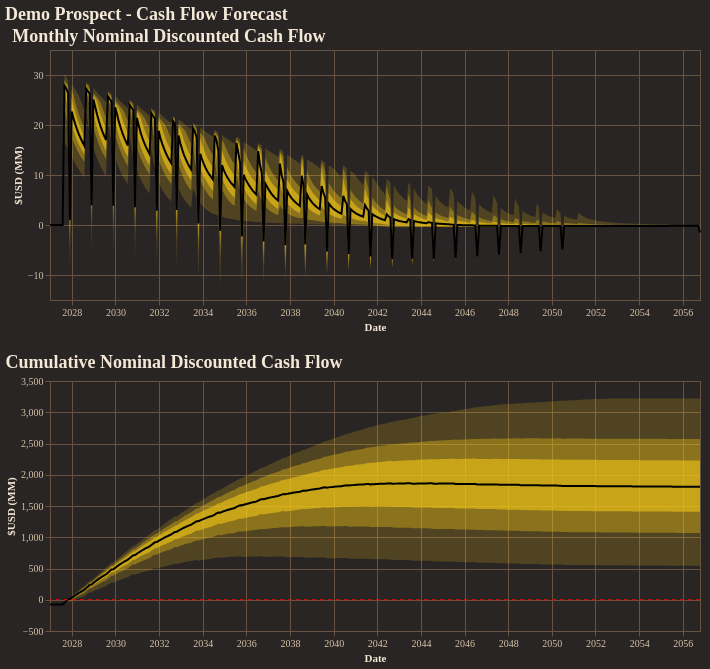

The code cell stored with this chart in its notebook:
### Code cell
fig = reporter.plotter.combined_cash_flow_plot(
    figsize=(650, 250),
    backend=PLOTTING_BACKEND
)
fig.show()

### Figure 1 — Vega-Lite specification as saved in the notebook (floating-point values rounded to 4 significant figures; data arrays with more than 128 entries replaced by an {"elided": "..."} marker saying what was removed)
{"config": {"background": "#292524", "view": {"fill": "#292524", "stroke": "#665340"}, "title": {"color": "#f4e9d7", "font": "Merriweather", "fontSize": 18, "fontWeight": 600, "subtitleColor": "#d5c2a6", "anchor": "start"}, "axis": {"domainColor": "#665340", "gridColor": "#665340", "tickColor": "#665340", "labelColor": "#d5c2a6", "titleColor": "#f4e9d7", "labelFont": "Merriweather", "titleFont": "Merriweather"}, "legend": {"titleColor": "#f4e9d7", "labelColor": "#d5c2a6", "labelFont": "Merriweather", "titleFont": "Merriweather", "orient": "top-right", "symbolType": "circle"}, "header": {"labelColor": "#d5c2a6", "titleColor": "#f4e9d7", "labelFont": "Merriweather", "titleFont": "Merriweather"}, "mark": {"color": "#c78d3b"}, "line": {"color": "#c78d3b"}, "bar": {"color": "#c78d3b"}, "point": {"color": "#ddb06d"}, "area": {"color": "#c78d3b", "opacity": 0.35}, "text": {"color": "#f4e9d7", "font": "Merriweather"}, "range": {"category": ["#5DA5DA", "#F28E2B", "#59C36A", "#E15759", "#B07AA1", "#4ECDC4", "#FF9DA7", "#EDC948"]}}, "vconcat": [{"layer": [{"mark": {"type": "area", "color": "rgba(250, 204, 21, 1.0)", "opacity": 0.18}, "encoding": {"tooltip": [{"field": "date", "title": "Date", "type": "temporal"}, {"field": "p01", "format": ",.2f", "title": "P01", "type": "quantitative"}, {"field": "p10", "format": ",.2f", "title": "P10", "type": "quantitative"}, {"field": "p25", "format": ",.2f", "title": "P25", "type": "quantitative"}, {"field": "p50", "format": ",.2f", "title": "P50", "type": "quantitative"}, {"field": "p75", "format": ",.2f", "title": "P75", "type": "quantitative"}, {"field": "p90", "format": ",.2f", "title": "P90", "type": "quantitative"}, {"field": "p99", "format": ",.2f", "title": "P99", "type": "quantitative"}], "x": {"field": "date", "title": "Date", "type": "temporal"}, "y": {"field": "p01", "title": "$USD (MM)", "type": "quantitative"}, "y2": {"field": "p99"}}}, {"mark": {"type": "area", "color": "rgba(250, 204, 21, 1.0)", "opacity": 0.35}, "encoding": {"tooltip": [{"field": "date", "title": "Date", "type": "temporal"}, {"field": "p01", "format": ",.2f", "title": "P01", "type": "quantitative"}, {"field": "p10", "format": ",.2f", "title": "P10", "type": "quantitative"}, {"field": "p25", "format": ",.2f", "title": "P25", "type": "quantitative"}, {"field": "p50", "format": ",.2f", "title": "P50", "type": "quantitative"}, {"field": "p75", "format": ",.2f", "title": "P75", "type": "quantitative"}, {"field": "p90", "format": ",.2f", "title": "P90", "type": "quantitative"}, {"field": "p99", "format": ",.2f", "title": "P99", "type": "quantitative"}], "x": {"field": "date", "title": "Date", "type": "temporal"}, "y": {"field": "p10", "title": "$USD (MM)", "type": "quantitative"}, "y2": {"field": "p90"}}}, {"mark": {"type": "area", "color": "rgba(250, 204, 21, 1.0)", "opacity": 0.55}, "encoding": {"tooltip": [{"field": "date", "title": "Date", "type": "temporal"}, {"field": "p01", "format": ",.2f", "title": "P01", "type": "quantitative"}, {"field": "p10", "format": ",.2f", "title": "P10", "type": "quantitative"}, {"field": "p25", "format": ",.2f", "title": "P25", "type": "quantitative"}, {"field": "p50", "format": ",.2f", "title": "P50", "type": "quantitative"}, {"field": "p75", "format": ",.2f", "title": "P75", "type": "quantitative"}, {"field": "p90", "format": ",.2f", "title": "P90", "type": "quantitative"}, {"field": "p99", "format": ",.2f", "title": "P99", "type": "quantitative"}], "x": {"field": "date", "title": "Date", "type": "temporal"}, "y": {"field": "p25", "title": "$USD (MM)", "type": "quantitative"}, "y2": {"field": "p75"}}}, {"mark": {"type": "line", "color": "black", "strokeWidth": 2}, "encoding": {"tooltip": [{"field": "date", "title": "Date", "type": "temporal"}, {"field": "p01", "format": ",.2f", "title": "P01", "type": "quantitative"}, {"field": "p10", "format": ",.2f", "title": "P10", "type": "quantitative"}, {"field": "p25", "format": ",.2f", "title": "P25", "type": "quantitative"}, {"field": "p50", "format": ",.2f", "title": "P50", "type": "quantitative"}, {"field": "p75", "format": ",.2f", "title": "P75", "type": "quantitative"}, {"field": "p90", "format": ",.2f", "title": "P90", "type": "quantitative"}, {"field": "p99", "format": ",.2f", "title": "P99", "type": "quantitative"}], "x": {"field": "date", "title": "Date", "type": "temporal"}, "y": {"field": "p50", "title": "$USD (MM)", "type": "quantitative"}}}], "data": {"name": "data-b84872612d5e23693fea1c9f475b339c"}, "height": 250, "title": "Monthly Nominal Discounted Cash Flow", "width": 650}, {"layer": [{"layer": [{"mark": {"type": "area", "color": "rgba(250, 204, 21, 1.0)", "opacity": 0.18}, "encoding": {"tooltip": [{"field": "date", "title": "Date", "type": "temporal"}, {"field": "p01", "format": ",.2f", "title": "P01", "type": "quantitative"}, {"field": "p10", "format": ",.2f", "title": "P10", "type": "quantitative"}, {"field": "p25", "format": ",.2f", "title": "P25", "type": "quantitative"}, {"field": "p50", "format": ",.2f", "title": "P50", "type": "quantitative"}, {"field": "p75", "format": ",.2f", "title": "P75", "type": "quantitative"}, {"field": "p90", "format": ",.2f", "title": "P90", "type": "quantitative"}, {"field": "p99", "format": ",.2f", "title": "P99", "type": "quantitative"}], "x": {"field": "date", "title": "Date", "type": "temporal"}, "y": {"field": "p01", "title": "$USD (MM)", "type": "quantitative"}, "y2": {"field": "p99"}}}, {"mark": {"type": "area", "color": "rgba(250, 204, 21, 1.0)", "opacity": 0.35}, "encoding": {"tooltip": [{"field": "date", "title": "Date", "type": "temporal"}, {"field": "p01", "format": ",.2f", "title": "P01", "type": "quantitative"}, {"field": "p10", "format": ",.2f", "title": "P10", "type": "quantitative"}, {"field": "p25", "format": ",.2f", "title": "P25", "type": "quantitative"}, {"field": "p50", "format": ",.2f", "title": "P50", "type": "quantitative"}, {"field": "p75", "format": ",.2f", "title": "P75", "type": "quantitative"}, {"field": "p90", "format": ",.2f", "title": "P90", "type": "quantitative"}, {"field": "p99", "format": ",.2f", "title": "P99", "type": "quantitative"}], "x": {"field": "date", "title": "Date", "type": "temporal"}, "y": {"field": "p10", "title": "$USD (MM)", "type": "quantitative"}, "y2": {"field": "p90"}}}, {"mark": {"type": "area", "color": "rgba(250, 204, 21, 1.0)", "opacity": 0.55}, "encoding": {"tooltip": [{"field": "date", "title": "Date", "type": "temporal"}, {"field": "p01", "format": ",.2f", "title": "P01", "type": "quantitative"}, {"field": "p10", "format": ",.2f", "title": "P10", "type": "quantitative"}, {"field": "p25", "format": ",.2f", "title": "P25", "type": "quantitative"}, {"field": "p50", "format": ",.2f", "title": "P50", "type": "quantitative"}, {"field": "p75", "format": ",.2f", "title": "P75", "type": "quantitative"}, {"field": "p90", "format": ",.2f", "title": "P90", "type": "quantitative"}, {"field": "p99", "format": ",.2f", "title": "P99", "type": "quantitative"}], "x": {"field": "date", "title": "Date", "type": "temporal"}, "y": {"field": "p25", "title": "$USD (MM)", "type": "quantitative"}, "y2": {"field": "p75"}}}, {"mark": {"type": "line", "color": "black", "strokeWidth": 2}, "encoding": {"tooltip": [{"field": "date", "title": "Date", "type": "temporal"}, {"field": "p01", "format": ",.2f", "title": "P01", "type": "quantitative"}, {"field": "p10", "format": ",.2f", "title": "P10", "type": "quantitative"}, {"field": "p25", "format": ",.2f", "title": "P25", "type": "quantitative"}, {"field": "p50", "format": ",.2f", "title": "P50", "type": "quantitative"}, {"field": "p75", "format": ",.2f", "title": "P75", "type": "quantitative"}, {"field": "p90", "format": ",.2f", "title": "P90", "type": "quantitative"}, {"field": "p99", "format": ",.2f", "title": "P99", "type": "quantitative"}], "x": {"field": "date", "title": "Date", "type": "temporal"}, "y": {"field": "p50", "title": "$USD (MM)", "type": "quantitative"}}}], "data": {"name": "data-1f5e3dc650abc3dd445fef00552ea609"}, "title": "Cumulative Nominal Discounted Cash Flow"}, {"data": {"name": "data-42990c68f268a11fa16682fcd3437a6f"}, "mark": {"type": "rule", "color": "red", "strokeDash": [4, 4]}, "encoding": {"y": {"field": "zero", "type": "quantitative"}}}], "height": 250, "width": 650}], "title": "Demo Prospect - Cash Flow Forecast", "$schema": "https://vega.github.io/schema/vega-lite/v5.20.1.json", "datasets": {"data-b84872612d5e23693fea1c9f475b339c": {"elided": "360 records"}, "data-1f5e3dc650abc3dd445fef00552ea609": {"elided": "360 records"}, "data-42990c68f268a11fa16682fcd3437a6f": [{"zero": 0}]}}
